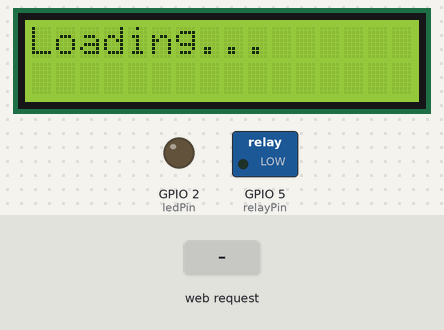
The sketch below on a simulated ESP8266 (NodeMCU). Parts: 16×2 character LCD, switched loads named in the sketch (green lamp = pin HIGH), output pins drawn as LEDs (lit = HIGH). The inputs (shaded band) are chosen by the test bench. WiFi joins after 1.5 s; servers stay silent unless stated; network time is answered at once with the bench clock; the local clock reads 2024-03-15 10:24:30 at power-on unless the sketch sets it; EEPROM starts erased; what the sketch prints to the serial monitor is not drawn.

Above: at 0.1 s.
At 2.8 s:
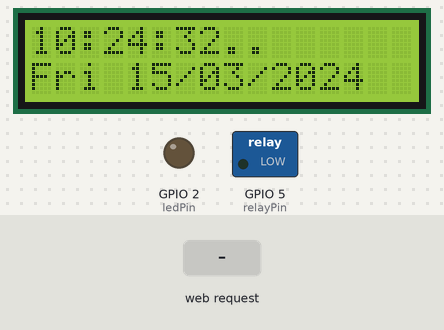
2.9 s: HTTP request GET /view_schedules received
At 4.5 s:
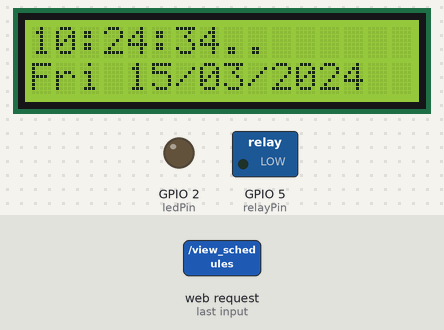
Timing chart, 0 to 6.0 s (numbered marks = the images above; inputs shaded):
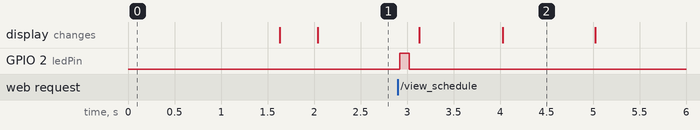

The sketch:

bel-sekolah-new.ino
```cpp
#include <Wire.h>
#include <RTClib.h>
#include <ESP8266WiFi.h>
#include <ESP8266WebServer.h>
#include <EEPROM.h>
#include <LiquidCrystal_I2C.h>
#include <NTPClient.h>
#include <WiFiUdp.h>

// Inisialisasi RTC, LCD, dan NTP Client
RTC_DS3231 rtc;
LiquidCrystal_I2C lcd(0x27, 16, 2);
WiFiUDP ntpUDP;
NTPClient timeClient(ntpUDP, "pool.ntp.org", 7 * 3600, 60000); // GMT+7, update setiap 60 detik

// Pengaturan WiFi
const char* apSSID = "ESP8266-AP";
const char* apPassword = "123456789";
const char* ssid = "Ethan Deco";
const char* password = "Yroedi75";

// Pengaturan pin relay dan LED
int relayPin = 5;  // Pin untuk relay
int ledPin = LED_BUILTIN;  // LED internal ESP8266

// Struktur untuk menyimpan jadwal
struct Schedule {
  bool enabled;
  int hour;
  int minute;
};

Schedule schedules[7][15];  // 7 hari, 15 jadwal per hari
const char* daysOfWeek[] = {"Sun", "Mon", "Tue", "Wed", "Thu", "Fri", "Sat"};

// Variabel untuk manajemen waktu relay
bool relayActive[7][15] = {false}; // Status apakah relay sudah aktif pada waktu tertentu
unsigned long relayDuration = 3000; // 3 detik

ESP8266WebServer server(80);

void setup() {
  Serial.begin(9600);
  EEPROM.begin(512);

  // Inisialisasi RTC
  if (!rtc.begin()) {
    Serial.println("RTC tidak ditemukan");
    while (1);
  }

  // Inisialisasi LCD
  lcd.init();
  lcd.backlight();
  lcd.setCursor(0, 0);
  lcd.print("Loading...");

  // Inisialisasi pin relay dan LED
  pinMode(relayPin, OUTPUT);
  digitalWrite(relayPin, LOW);
  pinMode(ledPin, OUTPUT);
  digitalWrite(ledPin, LOW);

  // Koneksi ke WiFi
  if (!connectToWiFi()) {
    Serial.println("Koneksi WiFi gagal. Memulai Access Point...");
    WiFi.softAP(apSSID, apPassword);
    Serial.print("AP IP address: ");
    Serial.println(WiFi.softAPIP());
  } else {
    Serial.println("Terhubung ke WiFi");
  }

  // Mulai NTP client dan update RTC
  timeClient.begin();
  updateRTC();

  // Inisialisasi web server
  server.on("/", HTTP_GET, handleRoot);
  server.on("/set_time", HTTP_POST, handleSetTime);
  server.on("/view_schedules", HTTP_GET, handleViewSchedules);
  server.on("/clear_schedules", HTTP_POST, handleClearSchedules);
  server.begin();
  Serial.println("HTTP server dimulai");

  // Muat jadwal dari EEPROM
  loadSchedules();
}

void loop() {
  timeClient.update();
  DateTime now = rtc.now();

  // Tampilkan waktu dan tanggal pada LCD
  lcd.setCursor(0, 0);
  lcd.printf("%02d:%02d:%02d", now.hour(), now.minute(), now.second());
  lcd.setCursor(0, 1);
  lcd.printf("%s %02d/%02d/%04d", daysOfWeek[now.dayOfTheWeek()], now.day(), now.month(), now.year());

  // Periksa apakah ada jadwal yang perlu dieksekusi
  checkSchedules(now);

  // Tangani request HTTP
  server.handleClient();
}

void updateRTC() {
  timeClient.update();
  rtc.adjust(DateTime(timeClient.getEpochTime()));
}

bool connectToWiFi() {
  WiFi.begin(ssid, password);
  int attempt = 0;
  while (WiFi.status() != WL_CONNECTED && attempt < 10) {
    delay(500);
    Serial.print(".");
    attempt++;
  }

  if (WiFi.status() == WL_CONNECTED) {
    Serial.println("\nTerhubung ke WiFi");
    Serial.print("IP Address: ");
    Serial.println(WiFi.localIP());
    return true;
  } else {
    return false;
  }
}

void handleRoot() {
  String html = "<!DOCTYPE html><html lang='en'><head><meta charset='UTF-8'><meta name='viewport' content='width=device-width, initial-scale=1.0'><title>Scheduler</title></head>"
    "<body><h1>Scheduler</h1>"
    "<form action='/set_time' method='post'>"
    "<h2>Simpan Jadwal</h2>"
    "<label>Hari: <input type='text' name='day'></label><br>"
    "<label>Waktu: <input type='time' name='time'></label><br>"
    "<label>Enabled: <input type='checkbox' name='enabled'></label><br>"
    "<input type='submit' value='Simpan Jadwal'>"
    "</form>"
    "<form action='/clear_schedules' method='post'>"
    "<h2>Hapus Semua Jadwal</h2>"
    "<input type='submit' value='Hapus Jadwal'>"
    "</form>"
    "<h2>Lihat Jadwal</h2>"
    "<a href='/view_schedules'>Lihat Jadwal yang Disimpan</a>"
    "</body></html>";
  server.send(200, "text/html", html);
}

void handleSetTime() {
  if (server.hasArg("day") && server.hasArg("time")) {
    String day = server.arg("day");
    String time = server.arg("time");
    bool enabled = server.hasArg("enabled");

    int dayIndex = getDayIndex(day);
    if (dayIndex >= 0) {
      int hour = time.substring(0, 2).toInt();
      int minute = time.substring(3, 5).toInt();
      bool saved = false;

      for (int i = 0; i < 15; i++) {
        if (!schedules[dayIndex][i].enabled) {
          schedules[dayIndex][i].enabled = enabled;
          schedules[dayIndex][i].hour = hour;
          schedules[dayIndex][i].minute = minute;
          saved = true;
          break;
        }
      }

      if (saved) {
        saveSchedules();
        blinkLED(2);
        server.send(200, "text/plain", "Jadwal disimpan");
      } else {
        server.send(400, "text/plain", "Tidak ada slot tersedia");
      }
    } else {
      server.send(400, "text/plain", "Hari tidak valid");
    }
  } else {
    server.send(400, "text/plain", "Parameter tidak lengkap");
  }
}

void handleViewSchedules() {
  String json = "{";
  for (int i = 0; i < 7; i++) {
    json += "\"" + String(daysOfWeek[i]) + "\":[";
    for (int j = 0; j < 15; j++) {
      if (schedules[i][j].enabled) {
        json += "{";
        json += "\"hour\":" + String(schedules[i][j].hour) + ",";
        json += "\"minute\":" + String(schedules[i][j].minute);
        json += "},";
      }
    }
    if (json.endsWith(",")) {
      json.remove(json.length() - 1);
    }
    json += "],";
  }
  if (json.endsWith(",")) {
    json.remove(json.length() - 1);
  }
  json += "}";
  blinkLED(1);
  server.send(200, "application/json", json);
}

void handleClearSchedules() {
  for (int i = 0; i < 7; i++) {
    for (int j = 0; j < 15; j++) {
      schedules[i][j].enabled = false;
      schedules[i][j].hour = 0;
      schedules[i][j].minute = 0;
      relayActive[i][j] = false;  // Reset status relay
    }
  }
  saveSchedules();  // Simpan jadwal yang telah dihapus ke EEPROM
  blinkLED(3);      // Blink LED sebagai indikasi bahwa jadwal telah dihapus
  server.send(200, "text/plain", "Semua jadwal dihapus");
}

void checkSchedules(DateTime now) {
  int dayIndex = now.dayOfTheWeek();
  for (int i = 0; i < 15; i++) {
    if (schedules[dayIndex][i].enabled && schedules[dayIndex][i].hour == now.hour() && schedules[dayIndex][i].minute == now.minute()) {
      if (!relayActive[dayIndex][i]) {
        relayActive[dayIndex][i] = true;  // Tandai relay telah aktif untuk waktu ini
        digitalWrite(relayPin, HIGH);  // Aktifkan relay
        blinkLED(1);  // Blink LED saat relay aktif
        delay(relayDuration);  // Aktifkan relay selama 3 detik
        digitalWrite(relayPin, LOW);  // Matikan relay
      }
      break;  // Keluar dari loop setelah relay diaktifkan
    }
  }
}

void saveSchedules() {
  int addr = 0;
  for (int i = 0; i < 7; i++) {
    for (int j = 0; j < 15; j++) {
      EEPROM.write(addr++, schedules[i][j].enabled);
      EEPROM.write(addr++, schedules[i][j].hour);
      EEPROM.write(addr++, schedules[i][j].minute);
      EEPROM.write(addr++, relayActive[i][j]);  // Simpan status relay
    }
  }
  EEPROM.commit(); // Commit untuk memastikan data disimpan ke EEPROM
}

void loadSchedules() {
  int addr = 0;
  for (int i = 0; i < 7; i++) {
    for (int j = 0; j < 15; j++) {
      schedules[i][j].enabled = EEPROM.read(addr++);
      schedules[i][j].hour = EEPROM.read(addr++);
      schedules[i][j].minute = EEPROM.read(addr++);
      relayActive[i][j] = EEPROM.read(addr++);  // Muat status relay
    }
  }
}

int getDayIndex(String day) {
  for (int i = 0; i < 7; i++) {
    if (day.equalsIgnoreCase(daysOfWeek[i])) {
      return i;
    }
  }
  return -1; // Mengembalikan -1 jika hari tidak valid
}

void blinkLED(int times) {
  for (int i = 0; i < times; i++) {
    digitalWrite(ledPin, HIGH);
    delay(100);
    digitalWrite(ledPin, LOW);
    delay(100);
  }
}
```

Measured:
- after the input at 2.9 s, GPIO 2 (ledPin): LOW → HIGH at once, → LOW 0.10 s later
- what the display in image 2 shows lasts 1.0 s, from 4.0 s to 5.0 s
